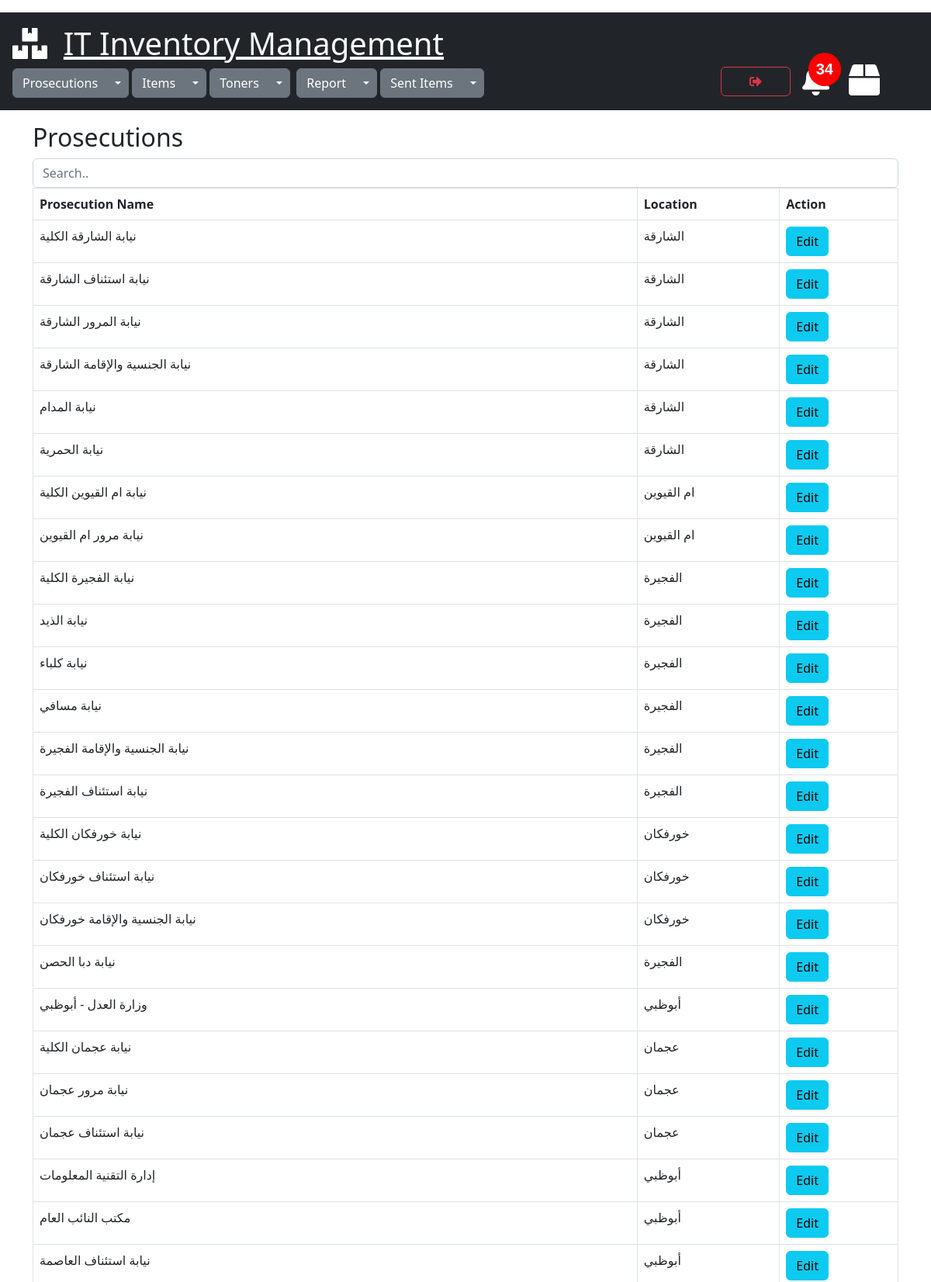
/prosecutions/edit_prosecutions/ (signed in, upper part), run on the app's committed database.
### prosecutions/models.py (models this page shows)
class Prosecutions(models.Model):
    name = models.CharField(max_length=255)
    location = models.CharField(max_length=300,default="none")
    created = models.DateTimeField(default=timezone.now)

### prosecutions/views.py (the view)
# urls.py: path('edit_prosecutions/', views.edit_prosecutions,name='edit_prosecutions'),
@cache_control(no_cache=True, must_revalidate=True,no_store=True)
@login_required(login_url="login")
def edit_prosecutions(request):
    prosecutions = Prosecutions.objects.all()
    data_calc_cart_total = calc_cart_total(request)
    cart_total = data_calc_cart_total['cart_total']
    data_calc_toner_stock_alert = calc_toner_stock_alert(request)
    toner_stock_alert = data_calc_toner_stock_alert['toner_stock_alert_count']
    toner_under_fifteen = data_calc_toner_stock_alert['tonerstock']
    context = {"total": cart_total,"prosecutions": prosecutions,"toner_stock_alert":toner_stock_alert,"toner_under_fifteen":toner_under_fifteen}
    return render(request, 'edit_prosecutions.html', context)

### sent_items/utils.py (called while the page is built)
def get_total_cart_items(items_in_cart):
    cartitem = CartItem.objects.filter(cart=items_in_cart)
    total = cartitem.count()
    return total

def calc_cart_total(request):
    customer, created = Customer.objects.get_or_create(user=request.user)
    cart, created = Cart.objects.get_or_create(customer=customer, complete=False)
    items_in_cart = cart.pk
    cart_total = get_total_cart_items(items_in_cart)
    return {'cart_total':cart_total,'user_cart':cart,'items_in_cart':items_in_cart}

### toners/utils.py (called while the page is built)
def calc_toner_stock_alert(request):
    tonerstock=Toners.objects.filter(remaining_qty__lte=15)
    toner_stock_alert_count=tonerstock.count()
    return {"toner_stock_alert_count":toner_stock_alert_count,"tonerstock":tonerstock }

### prosecutions/templates/edit_prosecutions.html (shortened to what this page needs)
{% extends 'mainpage.html' %}
{% block content %}
<div class="container">
    <h2>Prosecutions</h2>
    <input class="form-control" id="myInput" type="text" placeholder="Search..">
    <div class="table-responsive">
        <table class="table table-bordered">
            <thead>
            <tr>
                <th>Prosecution Name</th>
                <th>Location</th>
                <th>Action</th>
            </tr>
            </thead>
            <tbody id="myTable">
            {% for prosecution in prosecutions %}
            <tr>
                <td>{{prosecution.name}}</td>
                <td>{{prosecution.location}}</td>
                <td><a href="{% url 'edit_prosecutions_form' prosecution.id %}" class="btn btn-info">Edit</a></td>
            </tr>
            {% endfor %}
            </tbody>
        </table>
    </div>
</div>
{% endblock %}

### data on the page
Prosecutions: name "نيابة الشارقة الكلية", location "الشارقة"
Prosecutions: name "نيابة استئناف الشارقة", location "الشارقة"
Prosecutions: name "نيابة المرور الشارقة", location "الشارقة"
Prosecutions: name "نيابة الجنسية والإقامة الشارقة", location "الشارقة"
Prosecutions: name "نيابة المدام", location "الشارقة"
Prosecutions: name "نيابة الحمرية", location "الشارقة"
Prosecutions: name "نيابة ام القيوين الكلية", location "ام القيوين"
Prosecutions: name "نيابة مرور ام القيوين", location "ام القيوين"
Prosecutions: name "نيابة الفجيرة الكلية", location "الفجيرة"
Prosecutions: name "نيابة الذيد", location "الفجيرة"
Prosecutions: name "نيابة كلباء", location "الفجيرة"
Prosecutions: name "نيابة مسافي", location "الفجيرة"
Prosecutions: name "نيابة الجنسية والإقامة الفجيرة", location "الفجيرة"
Prosecutions: name "نيابة استئناف الفجيرة", location "الفجيرة"
Prosecutions: name "نيابة خورفكان الكلية", location "خورفكان"
Prosecutions: name "نيابة استئناف خورفكان", location "خورفكان"
Prosecutions: name "نيابة الجنسية والإقامة خورفكان", location "خورفكان"
Prosecutions: name "نيابة دبا الحصن", location "الفجيرة"
Prosecutions: name "وزارة العدل - أبوظبي", location "أبوظبي"
Prosecutions: name "نيابة عجمان الكلية", location "عجمان"
Prosecutions: name "نيابة مرور عجمان", location "عجمان"
Prosecutions: name "نيابة استئناف عجمان", location "عجمان"
Prosecutions: name "إدارة التقنية المعلومات", location "أبوظبي"
Prosecutions: name "مكتب النائب العام", location "أبوظبي"
Prosecutions: name "نيابة استئناف العاصمة", location "أبوظبي"
